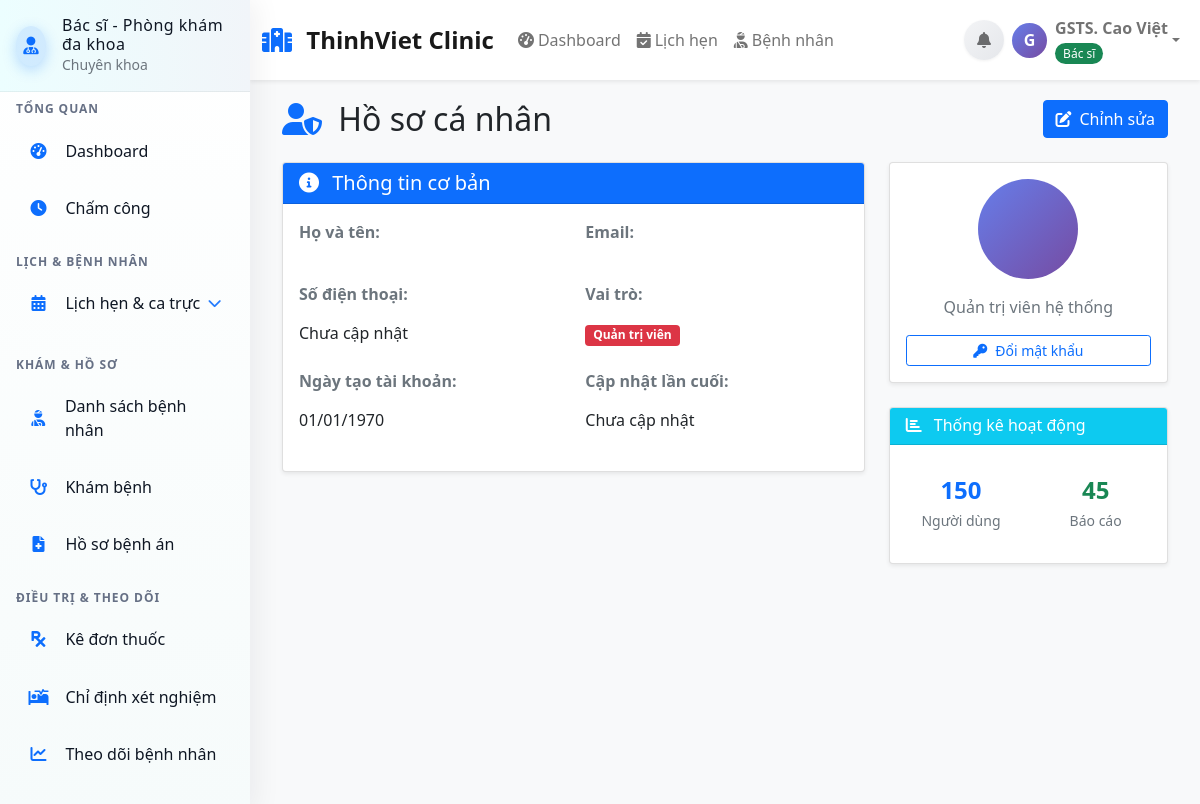
The app's page /Views/admin/profile.php (signed in) with its own data.
### tables this page shows
CREATE TABLE `bac_si` (
  `id` int NOT NULL,
  `ten` varchar(255) NOT NULL,
  `email` varchar(255) NOT NULL,
  `mat_khau` varchar(255) NOT NULL,
  `so_dien_thoai` varchar(20) DEFAULT NULL,
  `chuyen_khoa_id` int DEFAULT NULL,
  `chuyen_khoa` varchar(100) DEFAULT NULL,
  `so_giay_phep` varchar(50) DEFAULT NULL,
  `so_nam_kinh_nghiem` int DEFAULT '0',
  `ngay_tao` timestamp NOT NULL DEFAULT CURRENT_TIMESTAMP,
  `ngay_cap_nhat` timestamp NOT NULL DEFAULT CURRENT_TIMESTAMP ON UPDATE CURRENT_TIMESTAMP,
  `hinh_anh` varchar(255) DEFAULT NULL,
  `face_encoding` text COMMENT 'Face encoding dạng JSON array',
  `face_encoding_updated` timestamp NULL DEFAULT NULL COMMENT 'Thời gian cập nhật face encoding',
  `trang_thai_truy_cap` enum('active','inactive','blocked','suspended') NOT NULL DEFAULT 'active' COMMENT 'Trạng thái truy cập: active=hoạt động, inactive=không hoạt động, blocked=bị chặn, suspended=tạm khóa'
);

### Controllers/AuthController.php (called while the page is built, shortened)
<?php
require_once 'Models/Doctor.php';
class AuthController
{
    private function resolveUserByFallback($uid): ?array
    {
        try {
            $doc = new Doctor();
            $d = $doc->getById($uid);
            if ($d) {
                $spec = isset($d['chuyen_khoa_id']) ? (int)$d['chuyen_khoa_id'] : 0;
                $role = ($spec === 16) ? 'xray_doctor' : (($spec === 18) ? 'sieuam_doctor' : 'doctor');
                return [
                    'role' => $role,
                    'name' => $d['ten'] ?? '',
                    'email' => $d['email'] ?? '',
                    'chuyen_khoa_id' => $spec
                ];
            }
        } catch (Exception $e) {
        }
        return null;
    }
    public function resolveCurrentUserContext(): array
    {
        static $cached;
        if ($cached !== null) return $cached;
        $cached = ['id' => null, 'role' => '', 'name' => '', 'email' => '', 'chuyen_khoa_id' => null];
        $uid = $_SESSION['user_id'] ?? null;
        $cached['id'] = (int)$uid;
        $sessionRole = $_SESSION['user_role'] ?? '';
        $result = $this->resolveUserByFallback($uid);
        if ($result) {
            $cached = array_merge($cached, $result);
        }
        return $cached;
    }
}

### config/database.php (called while the page is built, shortened)
<?php
class Database
{
    private $host;
    private $db_name;
    private $username;
    private $password;
    public function __construct()
    {
        $this->host = $_ENV['DB_HOST'] ?? getenv('DB_HOST') ?? 'localhost';
        $this->db_name = $_ENV['DB_NAME'] ?? getenv('DB_NAME') ?? 'clinic-management';
        $this->username = $_ENV['DB_USER'] ?? getenv('DB_USER') ?? 'root';
        $this->password = $_ENV['DB_PASS'] ?? getenv('DB_PASS') ?? '';
    }
    private function loadEnvFile()
    {
        $envFile = __DIR__ . '/../.env';
    }
    public function getConnection()
    {
        $this->conn = null;
        try {
            $this->conn = new PDO("mysql:host=" . $this->host . ";dbname=" . $this->db_name, $this->username, $this->password);
            $this->conn->exec("set names utf8");
            $this->conn->setAttribute(PDO::ATTR_ERRMODE, PDO::ERRMODE_EXCEPTION);
            $this->conn->exec("SET time_zone = '+07:00'");
        } catch (PDOException $exception) {
            error_log("Database connection error: " . $exception->getMessage());
            echo "Database connection failed. Please try again later.";
        }
        return $this->conn;
    }
}

### Models/User.php (called while the page is built, shortened)
<?php
require_once 'config/database.php';
class User
{
    protected $conn;
    public function __construct()
    {
        $database = new Database();
        $this->conn = $database->getConnection();
    }
    public function getConnection()
    {
        return $this->conn;
    }
}

### Models/Doctor.php (called while the page is built, shortened)
<?php
require_once 'Models/User.php';
class Doctor extends User
{
    public function __construct()
    {
        $this->table_name = "bac_si";
    }
    public function getById(int $id): ?array
    {
        $query = "SELECT bs.id, bs.ten, bs.email, bs.so_dien_thoai,
                         ck.ten AS chuyen_khoa, bs.so_giay_phep, bs.so_nam_kinh_nghiem, bs.mat_khau, bs.ngay_tao, bs.ngay_cap_nhat, bs.hinh_anh
                  FROM " . $this->table_name . " bs
                  LEFT JOIN chuyen_khoa ck ON ck.id = bs.chuyen_khoa_id
                  WHERE bs.id = :id";
        $stmt = $this->conn->prepare($query);
        $stmt->bindParam(":id", $id);
        $stmt->execute();
        $row = $stmt->fetch(PDO::FETCH_ASSOC);
        return $row ?: null;
    }
}

### Views/layouts/socket_bootstrap.php (called while the page is built, shortened)
<?php
require_once __DIR__ . '/layout_helper.php';
$ctx = function_exists('getCurrentUserContext') ? getCurrentUserContext() : ['id' => null, 'role' => '', 'name' => ''];
?>

### Views/layouts/main_layout.php (the view, shortened to what this page needs)
<?php
require_once 'Views/layouts/layout_helper.php';
$__ctx = getCurrentUserContext();
$user_role = $__ctx['role'];
$ctx = getCurrentUserContext();
$displayName = htmlspecialchars($ctx['name'] ?: 'Bệnh nhân', ENT_QUOTES, 'UTF-8');
?>
<!DOCTYPE html>
<html lang="vi">
<head>
    <?php include 'Views/layouts/socket_bootstrap.php'; ?>
    <link href="https://cdn.jsdelivr.net/npm/bootstrap@5.1.3/dist/css/bootstrap.min.css" rel="stylesheet">
    <link href="https://cdnjs.cloudflare.com/ajax/libs/font-awesome/6.0.0/css/all.min.css" rel="stylesheet">
</head>
<body>
    <?php
    switch ($user_role) {
        case 'doctor':
            include 'Views/layouts/doctor_sidebar.php';
            break;
    }
    ?>
    <nav class="navbar navbar-expand-lg navbar-light bg-white shadow-sm">
        <div class="container-fluid">
            <a class="navbar-brand" href="./home">
                <i class="fas fa-hospital text-primary me-2"></i>
                ThinhViet Clinic
            </a>
            <div class="collapse navbar-collapse" id="navbarNav">
                <ul class="navbar-nav me-auto">
                    <?php if ($user_role == 'admin'): ?>
                        <li class="nav-item">
                            <a class="nav-link" href="./admin_dashboard">
                                <i class="fas fa-tachometer-alt me-1"></i>Dashboard
                            </a>
                        </li>
                        <li class="nav-item">
                            <a class="nav-link" href="#">
                                <i class="fas fa-users me-1"></i>Quản lý người dùng
                            </a>
                        </li>
                        <li class="nav-item">
                            <a class="nav-link" href="#">
                                <i class="fas fa-calendar-alt me-1"></i>Lịch hẹn
                            </a>
                        </li>
                    <?php elseif ($user_role == 'doctor'): ?>
                        <li class="nav-item">
                            <a class="nav-link" href="./doctor_dashboard">
                                <i class="fas fa-tachometer-alt me-1"></i>Dashboard
                            </a>
                        </li>
                        <li class="nav-item">
                            <a class="nav-link" href="#">
                                <i class="fas fa-calendar-check me-1"></i>Lịch hẹn
                            </a>
                        </li>
                        <li class="nav-item">
                            <a class="nav-link" href="#">
                                <i class="fas fa-user-injured me-1"></i>Bệnh nhân
                            </a>
                        </li>
                    <?php endif; ?>
                </ul>
                <div class="navbar-nav">
                    <?php include 'Views/layouts/notifications_dropdown.php'; ?>
                    <div class="nav-item dropdown">
                        <a class="nav-link dropdown-toggle d-flex align-items-center" href="#" role="button"
                            data-bs-toggle="dropdown">
                            <div class="user-avatar me-2">
                                <?php echo strtoupper(substr($ctx['name'] ?: 'U', 0, 1)); ?>
                            </div>
                            <div class="user-info">
                                <div>
                                    <div class="fw-bold"><?php echo $displayName; ?></div>
                                    <small class="text-muted">
                                        <?php
                                        $role_text = '';
                                        $role_class = '';
                                        switch ($user_role) {
                                            case 'doctor':
                                                $role_text = 'Bác sĩ';
                                                $role_class = 'role-doctor';
                                                break;
                                        }
                                        ?>
                                        <span
                                            class="role-badge <?php echo $role_class; ?>"><?php echo $role_text; ?></span>
                                    </small>
                                </div>
                            </div>
                        </a>
                    </div>
                </div>
            </div>
        </div>
    </nav>
    <div class="main-content">
        <?php echo $content ?? ''; ?>
    </div>
</body>
</html>

### Views/layouts/main_layout.php (style rules this page uses)
body { background-color: #f8f9fa; }
.main-content { margin-left: 250px; padding: 20px; min-height: 100vh; }
.navbar { margin-left: 250px; }
.navbar-brand { font-weight: 600; font-size: 1.5rem; }
.navbar-nav .nav-link { font-weight: 500; transition: all 0.3s ease; }
.user-info { display: flex; align-items: center; gap: 10px; }
.user-avatar { width: 35px; height: 35px; border-radius: 50%; background: linear-gradient(135deg, #667eea 0%, #764ba2 100%); display: flex; align-items: center; justify-content: center; color: white; font-weight: 600; }
.role-badge { font-size: 0.75rem; padding: 2px 8px; border-radius: 12px; font-weight: 500; }
.role-doctor { background-color: #198754; color: white; }

### Views/layouts/doctor_sidebar.php (style rules this page uses)
:root { --clinic-bg: #ffffff; --clinic-surface: #f6fbfb; --clinic-text: #0f1724; --clinic-muted: #667085; --clinic-accent: #0d6efd; --clinic-accent-strong: #0a58ca; --clinic-border: rgba(13, 20, 25, 0.06); }

### records on screen
bac_si: substr($ctx['name'] ?: 'U', 0, 1) "G", ten "GSTS. Cao Việt", role_text "Bác sĩ"

### other values on screen
$_SESSION['specialization'] "Chuyên khoa"
$admin_info['so_dien_thoai'] ?: 'Chưa cập nhật' "Chưa cập nhật"
date('d/m/Y', strtotime($admin_info['ngay_tao'])) "01/01/1970"
